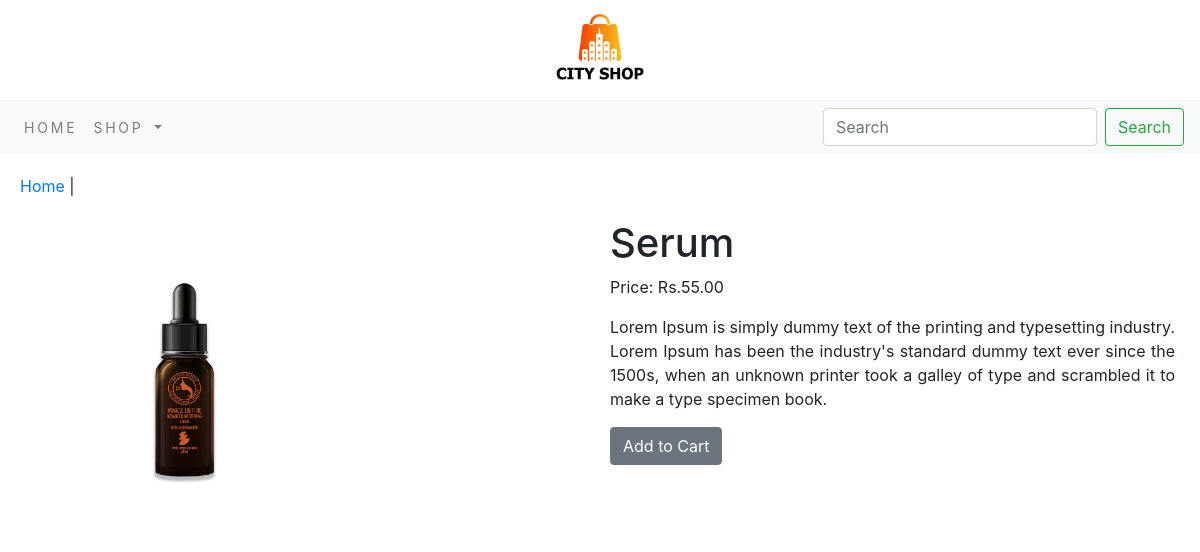
Screenshot of /shop/product/1/ with the database file from the repository.
### shop/models.py (models this page shows, shortened)
class Product(models.Model):
    name = models.CharField(max_length=250, unique=True)
    slug = models.SlugField(max_length=250, unique=True)
    description = models.TextField(blank=True)
    price = models.DecimalField(max_digits=10, decimal_places=2)
    image = models.ImageField(upload_to='product')
    category = models.ForeignKey(Category, on_delete=models.CASCADE)
    stock = models.IntegerField(blank=True)
    available = models.BooleanField(default=True)  # Set default value
    created = models.DateTimeField(auto_now_add=True)
    updated = models.DateTimeField(auto_now=True)
    class Meta:
        ordering = ('name',)
        verbose_name = 'product'
        verbose_name_plural = 'products'

### shop/views.py (the view)
# urls.py: path('product/<int:product_id>/', views.product_detail, name='product_detail'),
def product_detail(request, product_id):
    product = get_object_or_404(Product, id=product_id)
    context = {'product': product}
    return render(request, 'product.html', context)

### cart/context_processors.py (called while the page is built)
def counter(request):
    item_count = 0
    if 'admin' in request.path:
        return {}
    else:
        try:
            cart = Cart.objects.filter(cart_id=_cart_id(request))
            cart_items = CartItem.objects.all().filter(cart=cart[:1])
            for cart_item in cart_items:
                item_count += cart_item.quantity
        except Cart.ObjectDoesNotExist:
            item_count = 0
    return dict(item_count=item_count)

### cart/views.py (called while the page is built)
def _cart_id(request):
    cart = request.session.session_key
    if not cart:
        cart = request.session.create()
    return cart

### shop/context_processors.py (called while the page is built)
def menu_link(request):
    link = Category.objects.all()
    return dict(links=link)

### shop/models.py (called while the page is built)
    def get_url(self):
        return reverse('shop:products_by_category', args=[self.slug])

### template/product.html (shortened to what this page needs)
{% extends 'base.html' %}
{% load static %}
{% block content %}
<div style="padding: 20px;">
    <p><a href="{% url 'shop:allProdCat' %}">Home</a> | <a href="{% url 'shop:product_detail' product.id %}">{{ category.name }}</a></p>
    <div style="display: flex; justify-content: center;">
        <div style="flex: 4; padding: 10px;">
            <img src="{{ product.image.url }}" alt="{{ product.name }}" style="width:300px; height:300px;">
        </div>
        <div style="flex: 4; padding: 5px;">
            <h1>{{ product.name }}</h1>
            <p>Price: Rs.{{ product.price }}</p>
            <p style="text-align: justify;">{{ product.description }}</p>
            {% if product.stock == 0 %}
                <p style="text-align: center;"><b>Out of Stock</b></p>
            {% else %}
                <a href="{% url 'cart:add_cart' product.id %}" class="btn btn-secondary">Add to Cart</a>
            {% endif %}
        </div>
    </div>
</div>
{% endblock %}

### rows the page displays
Product: image (picture), name "Serum", price "55.00", description "Lorem Ipsum is simply dummy text of the printing and typesetting industry. Lorem Ipsum has been the industry's standard dummy text ever since the 1500s, when an unknown printer took a galley of type and scrambled it to make a type specimen book."
